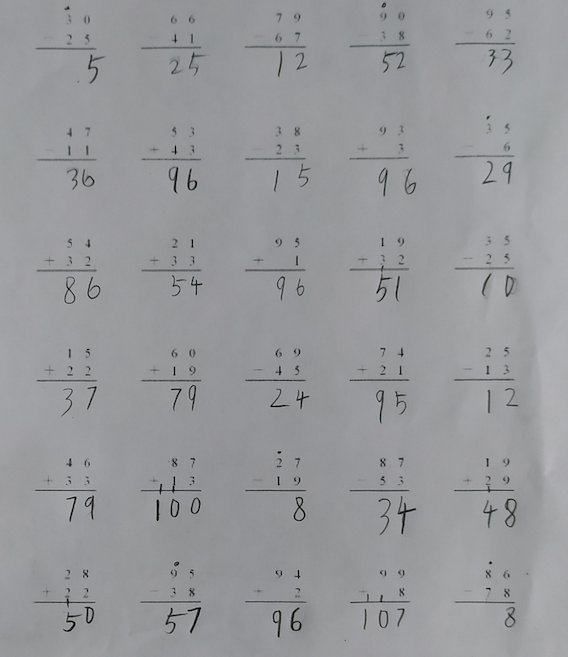
#> input picture partition_image/img/1.png, 568 x 657 px
$ python canny.py
#> lines starting #> are read from the running program, lines starting #| are printed output that depends on the picture; after the words box and inside, x2 and y2 are one past the last pixel; in counts of white or black regions, pixels touching at a corner belong together
### partition_image/convolve.py
# @Author  : lightXu
# @File    : convolve.py
# @Time    : 2019/7/8 0008 下午 16:13
import cv2
from cv2 import imread, cvtColor, COLOR_BGR2GRAY, imshow, waitKey
from numpy import array, zeros, ravel, pad, dot, uint8


def im2col(image, block_size):
    rows, cols = image.shape
    dst_height = cols - block_size[1] + 1
    dst_width = rows - block_size[0] + 1
    image_array = zeros((dst_height * dst_width, block_size[1] * block_size[0]))
    row = 0
    for i in range(0, dst_height):
        for j in range(0, dst_width):
            window = ravel(image[i:i + block_size[0], j:j + block_size[1]])
            # print('window: ', window)
            # print('window: ', window.shape)
            image_array[row, :] = window
            row += 1

    return image_array


def img_convolve(image, filter_kernel):
    height, width = image.shape[0], image.shape[1]
    k_size = filter_kernel.shape[0]
    pad_size = k_size//2
    # Pads image with the edge values of array.
    image_tmp = pad(image, pad_size, mode='edge')

    # im2col, turn the k_size*k_size pixels into a row and np.vstack all rows
    image_array = im2col(image_tmp, (k_size, k_size))

    #  turn the kernel into shape(k*k, 1)
    kernel_array = ravel(filter_kernel)
    # reshape and get the dst image
    dst = dot(image_array, kernel_array).reshape(height, width)
    return dst


# [11 lines that do not run on import are left out]

### partition_image/sobel_filter.py
# @Author  : lightXu
# @File    : sobel_filter.py
# @Time    : 2019/7/8 0008 下午 16:26
import numpy as np
import cv2
from cv2 import imread, cvtColor, COLOR_BGR2GRAY, imshow, waitKey
from convolve import img_convolve


def sobel_filter(image):
    kernel_x = np.array([[-1, 0, 1], [-2, 0, 2], [-1, 0, 1]])
    kernel_y = np.array([[1, 2, 1], [0, 0, 0], [-1, -2, -1]])

    dst_x = np.abs(img_convolve(image, kernel_x))
    dst_y = np.abs(img_convolve(image, kernel_y))
    # modify the pix within [0, 255]
    dst_x = dst_x * 255/np.max(dst_x)
    dst_y = dst_y * 255/np.max(dst_y)

    dst_xy = np.sqrt((np.square(dst_x)) + (np.square(dst_y)))
    dst_xy = dst_xy * 255/np.max(dst_xy)
    dst = dst_xy.astype(np.uint8)

    theta = np.arctan2(dst_y, dst_x)
    return dst, theta


# [13 lines that do not run on import are left out]

### partition_image/canny.py
import cv2
import numpy as np
from convolve import img_convolve
from sobel_filter import sobel_filter

PI = 180


def gen_gaussian_kernel(k_size, sigma):
    center = k_size // 2
    x, y = np.mgrid[0 - center:k_size - center, 0 - center:k_size - center]
    g = 1 / (2 * np.pi * sigma) * np.exp(-(np.square(x) + np.square(y)) / (2 * np.square(sigma)))
    return g


def canny(image, threshold_low=15, threshold_high=30, weak=128, strong=255):
    image_row, image_col = image.shape[0], image.shape[1]
    # gaussian_filter
    gaussian_out = img_convolve(image, gen_gaussian_kernel(9, sigma=1.4))
    # get the gradient and degree by sobel_filter
    sobel_grad, sobel_theta = sobel_filter(gaussian_out)
    gradient_direction = np.rad2deg(sobel_theta)
    gradient_direction += PI

    dst = np.zeros((image_row, image_col))

    """
    Non-maximum suppression. If the edge strength of the current pixel is the largest compared to the other pixels
    in the mask with the same direction, the value will be preserved. Otherwise, the value will be suppressed.
    """
    for row in range(1, image_row - 1):
        for col in range(1, image_col - 1):
            direction = gradient_direction[row, col]

            if (
                0 <= direction < 22.5
                    or 15 * PI / 8 <= direction <= 2 * PI
                    or 7 * PI / 8 <= direction <= 9 * PI / 8
            ):
                W = sobel_grad[row, col - 1]
                E = sobel_grad[row, col + 1]
                if sobel_grad[row, col] >= W and sobel_grad[row, col] >= E:
                    dst[row, col] = sobel_grad[row, col]

            elif (PI / 8 <= direction < 3 * PI / 8) or (9 * PI / 8 <= direction < 11 * PI / 8):
                SW = sobel_grad[row + 1, col - 1]
                NE = sobel_grad[row - 1, col + 1]
                if sobel_grad[row, col] >= SW and sobel_grad[row, col] >= NE:
                    dst[row, col] = sobel_grad[row, col]

            elif (3 * PI / 8 <= direction < 5 * PI / 8) or (11 * PI / 8 <= direction < 13 * PI / 8):
                N = sobel_grad[row - 1, col]
                S = sobel_grad[row + 1, col]
                if sobel_grad[row, col] >= N and sobel_grad[row, col] >= S:
                    dst[row, col] = sobel_grad[row, col]

            elif (5 * PI / 8 <= direction < 7 * PI / 8) or (13 * PI / 8 <= direction < 15 * PI / 8):
                NW = sobel_grad[row - 1, col - 1]
                SE = sobel_grad[row + 1, col + 1]
                if sobel_grad[row, col] >= NW and sobel_grad[row, col] >= SE:
                    dst[row, col] = sobel_grad[row, col]

            """
            High-Low threshold detection. If an edge pixel’s gradient value is higher than the high threshold
            value, it is marked as a strong edge pixel. If an edge pixel’s gradient value is smaller than the high
            threshold value and larger than the low threshold value, it is marked as a weak edge pixel. If an edge
            pixel's value is smaller than the low threshold value, it will be suppressed.
            """
            if dst[row, col] >= threshold_high:
                dst[row, col] = strong
            elif dst[row, col] <= threshold_low:
                dst[row, col] = 0
            else:
                dst[row, col] = weak

    """
    Edge tracking. Usually a weak edge pixel caused from true edges will be connected to a strong edge pixel while
    noise responses are unconnected. As long as there is one strong edge pixel that is involved in its 8-connected
    neighborhood, that weak edge point can be identified as one that should be preserved.
    """
    for row in range(1, image_row):
        for col in range(1, image_col):
            if dst[row, col] == weak:
                if 255 in (
                        dst[row, col + 1],
                        dst[row, col - 1],
                        dst[row - 1, col],
                        dst[row + 1, col],
                        dst[row - 1, col - 1],
                        dst[row + 1, col - 1],
                        dst[row - 1, col + 1],
                        dst[row + 1, col + 1],
                ):
                    dst[row, col] = strong
                else:
                    dst[row, col] = 0

    return dst


if __name__ == '__main__':
    # read original image in gray mode
    lena = cv2.imread(r'./img/1.png', 0)
#> lena: shape (657, 568); min 0, max 180, mean 152.3
    h, w = lena.shape
#> h = 657; w = 568
    size = max(lena.shape)
#> size = 657
    resize = 512
    rate = size / resize
#> rate = 1.28

    # 补全成正方形
    lena = cv2.copyMakeBorder(lena, 0, size-h, 0, size-w, cv2.BORDER_CONSTANT,value=[0, 0, 0])
#> lena: shape (657, 657)

    # 缩放
    canny_dst = cv2.resize(lena, (resize, resize))
    # canny edge detection
    canny_dst = canny(canny_dst)
#> in img_convolve, `image_tmp = pad(image, pad_size, mode='edge')`:
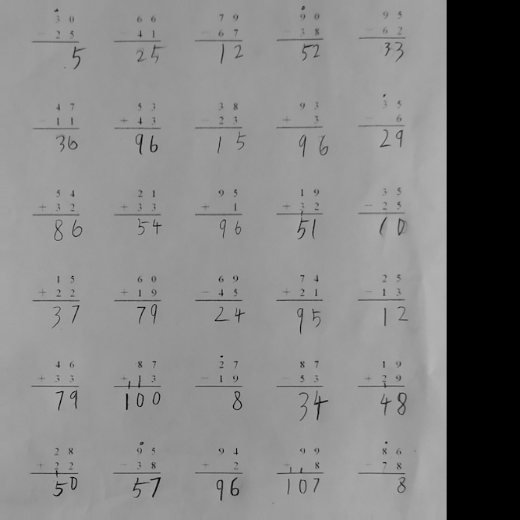
#> image_tmp: shape (520, 520); min 0, max 180, mean 130.8
#> after the loop in im2col, `for i in range(0, dst_height):`: row = 262144
#> in img_convolve, `kernel_array = ravel(filter_kernel)`: kernel_array = 81 values, max 0.114 at index 40, min 3.24e-05 at index 0, mean 0.0172
#> in img_convolve, `dst = dot(image_array, kernel_array).reshape(height, width)`:
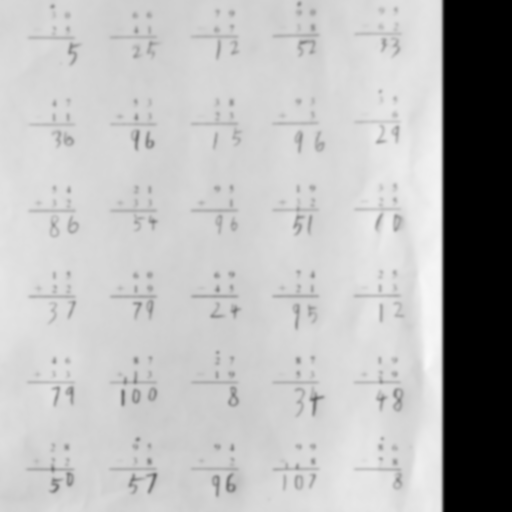
#> dst: shape (512, 512) float64; min 0, max 248.6, mean 183.8
#> in sobel_filter, `dst_x = np.abs(img_convolve(image, kernel_x))`:
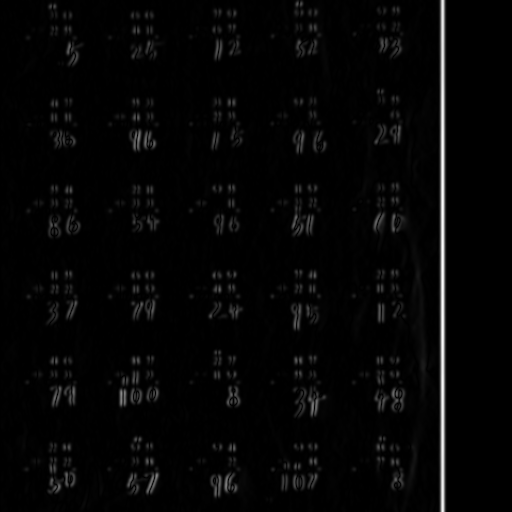
#> dst_x: shape (512, 512) float64; min 0, max 495.1, mean 11.1; drawn with min black and max white
#> in sobel_filter, `theta = np.arctan2(dst_y, dst_x)`:
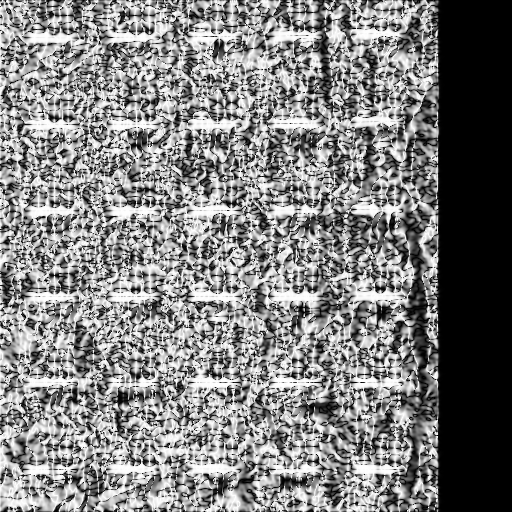
#> theta: shape (512, 512) float64; min 0, max 1.57, mean 0.789; drawn with min black and max white
#> after the loop in canny, `for row in range(1, image_row):`:
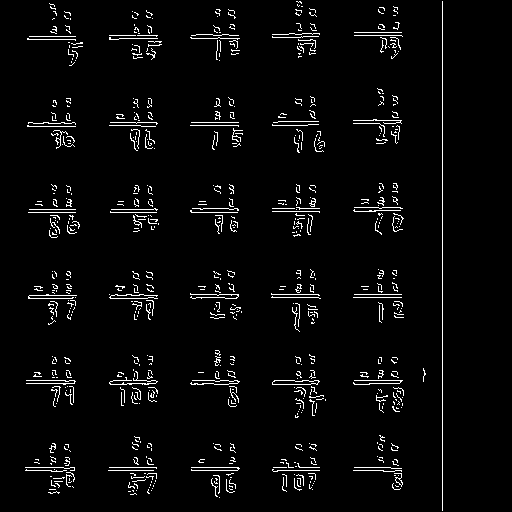
#> dst: shape (512, 512) float64; 3.5% white in thin lines or dots, all inside (x1, y1, x2, y2) = (25, 1, 443, 511)

    # 膨胀
    # canny_dst = cv2.dilate(canny_dst, cv2.getStructuringElement(cv2.MORPH_RECT, (18, 8)))
    # canny_dst = cv2.dilate(canny_dst, cv2.getStructuringElement(cv2.MORPH_CROSS, (10, 10)))
    canny_dst = cv2.dilate(canny_dst, cv2.getStructuringElement(cv2.MORPH_ELLIPSE, (10, 10)))
#> canny_dst: shape (512, 512) float64; 26.7% white; 32 white regions, largest, box (x1, y1, x2, y2) and area: (438, 0, 448, 512) 5120, (268, 350, 331, 423) 2453, (349, 353, 409, 418) 2435
    # _, canny_dst = cv2.threshold(canny_dst, 127, 255, cv2.THRESH_BINARY)

    # 形态学操作
    canny_dst = np.array(canny_dst, np.uint8)
    kernel = cv2.getStructuringElement(cv2.MORPH_ELLIPSE, (5, 5))
    canny_dst = cv2.morphologyEx(canny_dst, cv2.MORPH_OPEN, kernel)
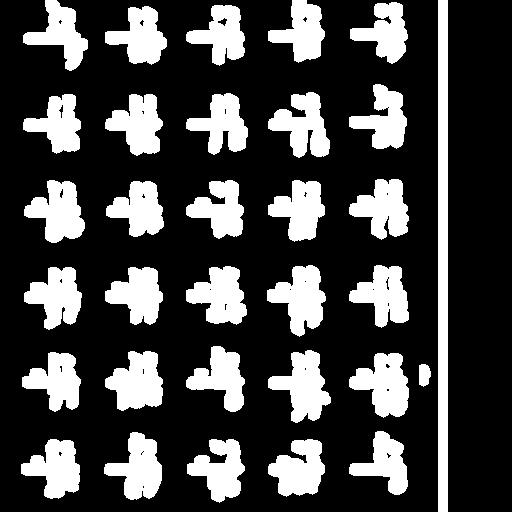
#> canny_dst: shape (512, 512); 26.6% white; 32 white regions

    # 查找轮廓
    # contours, _ = cv2.findContours(canny_dst, cv2.RETR_EXTERNAL, cv2.CHAIN_APPROX_SIMPLE)
    contours, _ = cv2.findContours(canny_dst, cv2.RETR_TREE, cv2.CHAIN_APPROX_SIMPLE)
#> contours = 64 contours, 28 with area under 20; largest, box (x1, y1, x2, y2) and area: (438, 0, 448, 512) 4599, (349, 353, 409, 418) 2324, (268, 350, 331, 423) 2318, (267, 265, 326, 337) 2284, (105, 351, 163, 411) 2274

    # cv2.imshow('canny', canny_dst)
    print(len(contours))
#| 64

    # 切成小图
    marks = []
    index = 0
    for c in contours:
        x, y, w, h = cv2.boundingRect(c)
        x = int(x * rate)
        y = int(y * rate)
        w = int(w * rate)
        h = int(h * rate)
        # 小于一定值的就不要了
        if w < 20 or h < 20:
            continue
        index += 1
        marks.append((x, y, w, h))
        part = lena[y:y+h, x:x+w]
        partpath = './img/part_{}.jpg'.format(index)
        cv2.imwrite(partpath, part)
#> this loop made 64 passes
#> (x, y, w, h, partpath) on passes 1, 2, 3, 5, 10, 13, 16, 18, 20, 22, 23, 24: (343, 563, 73, 74, './img/part_1.jpg'), (239, 563, 74, 82, './img/part_2.jpg'), (26, 563, 75, 76, './img/part_3.jpg'), (133, 554, 74, 87, './img/part_4.jpg'), (447, 553, 75, 82, './img/part_5.jpg'), (447, 452, 76, 83, './img/part_6.jpg'), (28, 451, 75, 76, './img/part_7.jpg'), (134, 450, 74, 76, './img/part_8.jpg'), (343, 449, 80, 93, './img/part_9.jpg'), (238, 443, 75, 84, './img/part_10.jpg'), (134, 342, 74, 74, './img/part_11.jpg'), (30, 342, 74, 80, './img/part_12.jpg')
#> (x, y, w, h) on passes 4, 6, 7, 11, 12, 14: (74, 578, 6, 7), (182, 622, 3, 5), (179, 580, 3, 5), (495, 580, 7, 8), (537, 467, 15, 29), (495, 497, 5, 5)
#> pass 3, `part = lena[y:y+h, x:x+w]`:
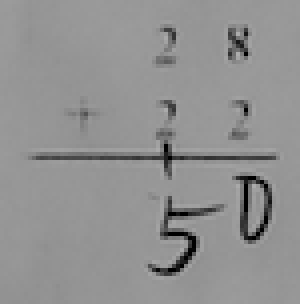
#> part: shape (76, 75) (shown 4 times larger); min 0, max 173, mean 145.2
#> after the loop, index = 30; marks = 30 items, first 6: (343, 563, 73, 74), (239, 563, 74, 82), (26, 563, 75, 76), (133, 554, 74, 87), (447, 553, 75, 82), (447, 452, 76, 83)

    # [8 lines of commented-out code are left out]
